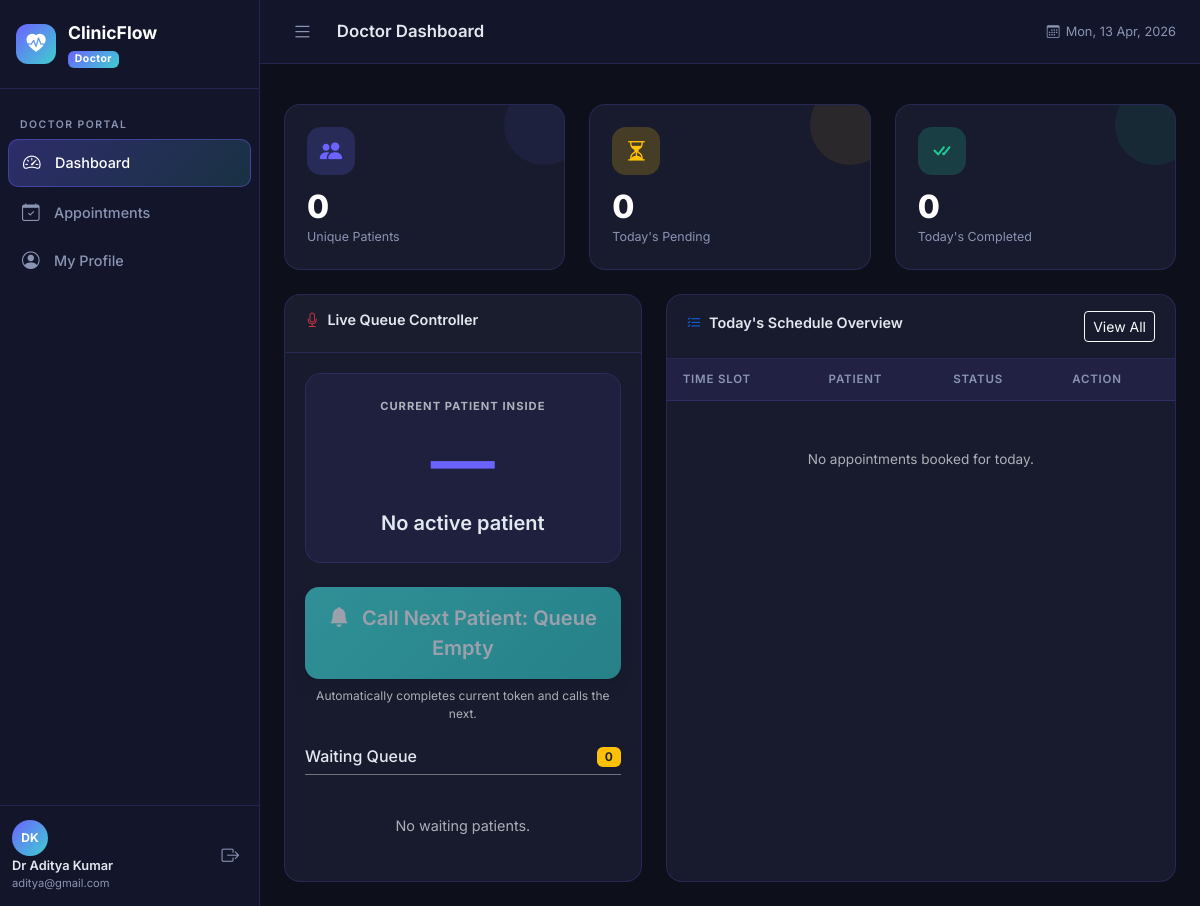
Screenshot of /doctors/dashboard/ (signed in) with the database file from the repository.
### accounts/models.py (models this page shows, shortened)
class User(AbstractUser):
    is_patient = models.BooleanField(default=False)
    is_doctor = models.BooleanField(default=False)
    is_admin_user = models.BooleanField(default=False)
    def get_role(self):
        if self.is_superuser or self.is_admin_user:
            return 'Admin'
        if self.is_doctor:
            return 'Doctor'
        if self.is_patient:
            return 'Patient'
        return 'Unknown'

### doctors/views.py (the view)
    def wrapper(request, *args, **kwargs):
        if not request.user.is_authenticated or not request.user.is_doctor:
            from django.http import HttpResponseForbidden
            return HttpResponseForbidden("Access denied.")
        return view_func(request, *args, **kwargs)

### doctors/views.py (called while the page is built)
def doctor_required(view_func):
    def wrapper(request, *args, **kwargs):
        if not request.user.is_authenticated or not request.user.is_doctor:
            from django.http import HttpResponseForbidden
            return HttpResponseForbidden("Access denied.")
        return view_func(request, *args, **kwargs)
    return login_required(wrapper)

### tokens/models.py (called while the page is built)
    @staticmethod
    def get_current_token(doctor, date):
        return TokenQueue.objects.filter(
            appointment__doctor=doctor,
            appointment__date=date,
            status='called'
        ).first()

    @staticmethod
    def get_next_waiting(doctor, date):
        return TokenQueue.objects.filter(
            appointment__doctor=doctor,
            appointment__date=date,
            status='waiting'
        ).order_by('token_number').first()

### templates/doctors/dashboard.html (shortened to what this page needs)
{% extends 'base.html' %}
{% block page_title %}Doctor Dashboard{% endblock %}
{% block content %}
<div class="row g-4 mb-4">
  <div class="col-md-4">
    <div class="stat-card purple">
      <div class="stat-icon purple"><i class="bi bi-people-fill"></i></div>
      <div class="stat-value">{{ total_patients }}</div>
      <div class="stat-label">Unique Patients</div>
    </div>
  </div>
  <div class="col-md-4">
    <div class="stat-card orange">
      <div class="stat-icon orange"><i class="bi bi-hourglass-split"></i></div>
      <div class="stat-value">{{ pending_count }}</div>
      <div class="stat-label">Today's Pending</div>
    </div>
  </div>
  <div class="col-md-4">
    <div class="stat-card green">
      <div class="stat-icon green"><i class="bi bi-check-all"></i></div>
      <div class="stat-value">{{ completed_count }}</div>
      <div class="stat-label">Today's Completed</div>
    </div>
  </div>
</div>
<div class="row g-4">
  <div class="col-lg-5">
    <div class="clinic-card h-100" id="token-poll-widget" data-doctor-id="{{ doctor.id }}">
      <div class="clinic-card-header bg-dark bg-opacity-25">
        <h5 class="clinic-card-title"><i class="bi bi-mic text-danger"></i> Live Queue Controller</h5>
      </div>
      <div class="clinic-card-body text-center">
        <div class="p-4 rounded-4" style="background:rgba(108,99,255,0.08); border:1px solid rgba(108,99,255,0.15)">
          <div class="text-uppercase text-muted fw-bold" style="font-size:0.7rem; letter-spacing:1px">Current Patient Inside</div>
          <div class="display-3 fw-bold my-2" style="color:var(--primary)" id="live-current-token">
            {% if current_token %}#{{ current_token.token_number }}{% else %}—{% endif %}
          </div>
          <div class="fs-5 fw-semibold" id="live-current-patient">
            {% if current_token %}{{ current_token.appointment.patient.user.get_full_name }}{% else %}No active patient{% endif %}
          </div>
        </div>
        <div class="my-4">
          <form method="post" action="{% url 'doctors:call_next' %}">
            <button class="btn btn-teal btn-lg w-100 py-3 shadow" style="border-radius:14px" id="callNextBtn" {% if not next_token %}disabled{% endif %}>
              <i class="bi bi-bell-fill me-2"></i> Call Next Patient: <span id="btn-next-text">{% if next_token %}#{{ next_token.token_number }}{% else %}Queue Empty{% endif %}</span>
            </button>
          </form>
          <div class="mt-2 text-muted" style="font-size:0.75rem">Automatically completes current token and calls the next.</div>
        </div>
        <h6 class="text-start mb-3 border-bottom pb-2 border-secondary">Waiting Queue
          <span class="badge bg-warning text-dark float-end" id="live-waiting-count">{{ queue.count }}</span>
        </h6>
        <div class="text-start" style="max-height:250px; overflow-y:auto">
          {% for t in queue %}
            {% if t.status == 'called' %}
              <div class="queue-row bg-primary bg-opacity-10 px-2 rounded">
                <div class="queue-token-num called">{{ t.token_number }}</div>
                <div class="queue-info">
                  <div class="queue-name text-primary">{{ t.appointment.patient.user.get_full_name }}</div>
                  <div class="queue-time">Slot: {{ t.appointment.get_time_slot_display_label }} (Currently Inside)</div>
                </div>
              </div>
            {% else %}
              <div class="queue-row px-2">
                <div class="queue-token-num">{{ t.token_number }}</div>
                <div class="queue-info">
                  <div class="queue-name">{{ t.appointment.patient.user.get_full_name }}</div>
                  <div class="queue-time">Slot: {{ t.appointment.get_time_slot_display_label }}</div>
                </div>
              </div>
            {% endif %}
          {% empty %}
             <div class="text-muted text-center py-4">No waiting patients.</div>
          {% endfor %}
        </div>
      </div>
    </div>
  </div>
  <div class="col-lg-7">
    <div class="clinic-card h-100">
      <div class="clinic-card-header">
        <h5 class="clinic-card-title"><i class="bi bi-list-check text-primary"></i> Today's Schedule Overview</h5>
        <a href="{% url 'doctors:appointments' %}" class="btn btn-sm btn-outline-light">View All</a>
      </div>
      <div class="clinic-card-body p-0">
        <div class="table-responsive">
          <table class="clinic-table">
            <thead>
              <tr>
                <th>Time Slot</th>
                <th>Patient</th>
                <th>Status</th>
                <th>Action</th>
              </tr>
            </thead>
            <tbody>
              {% for appt in today_appointments %}
              <tr>
                <td class="fw-medium">{{ appt.get_time_slot_display_label }}</td>
                <td>{{ appt.patient.user.get_full_name }}</td>
                <td><span class="status-badge status-{{ appt.status }}">{{ appt.get_status_display }}</span></td>
                <td>
                  <a href="{% url 'doctors:patient_detail' appt.pk %}" class="btn btn-sm btn-primary-grad py-1" style="font-size:0.75rem">Details</a>
                </td>
              </tr>
              {% empty %}
              <tr>
                <td colspan="4" class="text-center py-5 text-muted">No appointments booked for today.</td>
              </tr>
              {% endfor %}
            </tbody>
          </table>
        </div>
      </div>
    </div>
  </div>
</div>
{% endblock %}

### templates/base.html (shortened to what this page needs)
{% load static %}
<!DOCTYPE html>
<html lang="en" data-bs-theme="dark">
<head>
  <link href="https://cdn.jsdelivr.net/npm/bootstrap@5.3.3/dist/css/bootstrap.min.css" rel="stylesheet" />
  <link href="https://cdn.jsdelivr.net/npm/bootstrap-icons@1.11.3/font/bootstrap-icons.min.css" rel="stylesheet" />
  <link href="{% static 'css/style.css' %}" rel="stylesheet" />
</head>
<body>
{% if user.is_authenticated %}
<div class="app-wrapper">
  <aside class="sidebar" id="sidebar">
    <div class="sidebar-brand">
      <div class="brand-icon"><i class="bi bi-heart-pulse-fill"></i></div>
      <div class="brand-text">
        <span class="brand-name">ClinicFlow</span>
        <span class="brand-role badge">{{ user.get_role }}</span>
      </div>
    </div>
    <nav class="sidebar-nav">
      {% if user.is_superuser or user.is_admin_user %}
        <div class="nav-section">Administration</div>
        <a href="{% url 'admin_panel:dashboard' %}" class="nav-link {% if request.resolver_match.namespace == 'admin_panel' and request.resolver_match.url_name == 'dashboard' %}active{% endif %}">
          <i class="bi bi-speedometer2"></i> Dashboard
        </a>
        <a href="{% url 'admin_panel:doctors' %}" class="nav-link {% if request.resolver_match.url_name == 'doctors' %}active{% endif %}">
          <i class="bi bi-person-badge"></i> Doctors
        </a>
        <a href="{% url 'admin_panel:patients' %}" class="nav-link {% if request.resolver_match.url_name == 'patients' %}active{% endif %}">
          <i class="bi bi-people"></i> Patients
        </a>
        <a href="{% url 'admin_panel:appointments' %}" class="nav-link {% if request.resolver_match.url_name == 'appointments' %}active{% endif %}">
          <i class="bi bi-calendar-check"></i> Appointments
        </a>
        <a href="{% url 'admin_panel:reports' %}" class="nav-link {% if request.resolver_match.url_name == 'reports' %}active{% endif %}">
          <i class="bi bi-bar-chart-line"></i> Reports
        </a>
        <a href="/admin/" class="nav-link">
          <i class="bi bi-shield-lock"></i> Django Admin
        </a>
      {% elif user.is_doctor %}
        <div class="nav-section">Doctor Portal</div>
        <a href="{% url 'doctors:dashboard' %}" class="nav-link {% if request.resolver_match.url_name == 'dashboard' %}active{% endif %}">
          <i class="bi bi-speedometer2"></i> Dashboard
        </a>
        <a href="{% url 'doctors:appointments' %}" class="nav-link {% if request.resolver_match.url_name == 'appointments' %}active{% endif %}">
          <i class="bi bi-calendar-check"></i> Appointments
        </a>
        <a href="{% url 'doctors:profile' %}" class="nav-link {% if request.resolver_match.url_name == 'profile' %}active{% endif %}">
          <i class="bi bi-person-circle"></i> My Profile
        </a>
      {% endif %}
    </nav>
    <div class="sidebar-footer">
      <div class="user-info">
        <div class="user-avatar">{{ user.first_name|first|upper }}{{ user.last_name|first|upper }}</div>
        <div>
          <div class="user-name">{{ user.get_full_name|default:user.username }}</div>
          <div class="user-email">{{ user.email|truncatechars:22 }}</div>
        </div>
      </div>
      <a href="{% url 'accounts:logout' %}" class="logout-btn">
        <i class="bi bi-box-arrow-right"></i>
      </a>
    </div>
  </aside>
  <main class="main-content">
    <header class="topbar">
      <button class="sidebar-toggle" id="sidebarToggle">
        <i class="bi bi-list"></i>
      </button>
      <div class="topbar-title">{% block page_title %}Dashboard{% endblock %}</div>
      <div class="topbar-right">
        <span class="topbar-date"><i class="bi bi-calendar3"></i> <span id="topbar-date"></span></span>
      </div>
    </header>
    <div class="alert-container">
    </div>
    <div class="page-content">
{% endif %}
  {% block content %}{% endblock %}
{% if user.is_authenticated %}
    </div>
  </main>
</div>
{% else %}
</div>
{% endif %}
</body>
</html>

### rows the page displays
User: get_role "Doctor", first_name|first "D", last_name|first "K", get_full_name "Dr Aditya Kumar", email "aditya@gmail.com"

### other values shown
{{ total_patients }} "0"
{{ pending_count }} "0"
{{ completed_count }} "0"
{{ queue.count }} "0"
